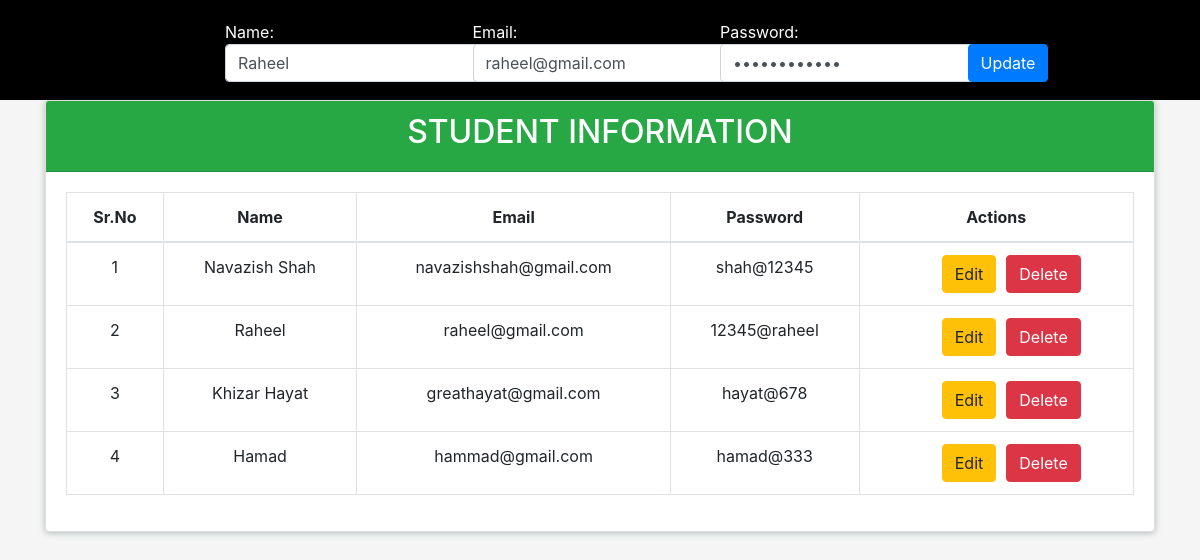
The page /index.php?edit=108 on the database its author committed.
### tables this page shows
CREATE TABLE `students` (
  `id` int(11) NOT NULL,
  `name` varchar(100) DEFAULT NULL,
  `email` varchar(100) DEFAULT NULL,
  `password` varchar(100) DEFAULT NULL
);

### index.php (the view, shortened to what this page needs)
<?php include_once 'db_connection.php';
$update = false;
$name = "";
$email ="";
$password ="";
if(isset($_GET['edit']))
{
  $update =true;
  $id = $_GET['edit'];
  $sql1 ="select * from students where id=$id";
$result = $conn->query($sql1);
$row=$result->fetch_assoc();
$name =$row['name'];
$email =$row['email'];
$password =$row['password'];
}
?>
<!DOCTYPE html>
<html lang="en">
<head>
  <link rel="stylesheet" href="https://stackpath.bootstrapcdn.com/font-awesome/4.7.0/css/font-awesome.min.css">
  <link rel="stylesheet" href="https://maxcdn.bootstrapcdn.com/bootstrap/4.0.0/css/bootstrap.min.css">
</head>
<body>
<div class="container-fluid ">
  <div class="row offset-2">
  <form class="form-inline" action="process.php" method="post">
    <div class="col-md-3">
    <div class="form-group">
      <label for="name">Name:</label><br>
      <input value="<?php echo $name; ?>" type="text" class="form-control" id="name" placeholder="Enter Name" name="name">
    </div>
  </div>
  <div class="col-md-3">
    <div class="form-group">
      <label for="email">Email:</label><br>
      <input value="<?php echo $email; ?>" type="email" class="form-control" id="email" placeholder="Enter email" name="email">
    </div>
  </div>
  <div class="col-md-3">
    <div class="form-group">
      <label for="pwd">Password:</label><br>
      <input value="<?php echo $password; ?>" type="password" class="form-control" id="pwd" placeholder="Enter password" name="pwd">
    </div>
  </div>
  <div class="col-md-1">
     <div class="form-group">
       <label for="pwd"></label><br>
       <?php if($update==true): ?>
      <button type="submit" class="btn btn-primary" name="update">Update</button>
      <?php else: ?>
     <button type="submit" class="btn btn-primary" name="submit">Submit</button>
       <?php endif;?>
    </div>
  </div>
  </form>
  </div>
</div>
<?php
$sql ="select * from students";
$result = $conn->query($sql);
 ?>
<div class="container">
  <div class="card">
  <div class="card-header bg-success">
    <h2 class="text-center text-uppercase text-white">Student Information</h2>
  </div>
  <div class="card-body">
    <div class="table-responsive">
  <table class="table table-bordered  text-center">
    <thead>
      <tr>
        <th>Sr.No</th>
        <th>Name</th>
        <th>Email   </th>
        <th>Password</th>
        <th>Actions</th>
      </tr>
    </thead>
    <tbody>
      <?php
      $serialN_no =1;
      while ($row=$result->fetch_assoc()) {
       ?>
      <tr>
        <td><?php echo $serialN_no++; ?></td>
        <td><?php echo $row['name']; ?></td>
        <td><?php echo $row['email']; ?></td>
        <td><?php echo $row['password']; ?></td>
        <td class="text-center"><a name="edit" href="index.php?edit=<?php echo $row['id']; ?>" class="btn btn-warning">Edit</a><a name="delete" href="process.php?delete=<?php echo $row['id']; ?>" class="btn btn-danger" onclick="return confirm('Do you want to Delete this?');">Delete</a></td>
      </tr>
       <?php } ?>
    </tbody>
  </table>
</div>
</div>
  </div>
</div>
</body>
</html>

### index.php (style rules this page uses)
body { background: #f5f5f5; }
.card { box-shadow: 0 1px 6px rgba(57,73,76,.35); }
.container-fluid { background: #000; height: 100px; }
label { color: white; float: left; }
.btn-warning { margin-right: 10px !important; margin-left: 30px !important; }
form { margin-top: 20px; }

### rows shown on the page
students: name "Raheel", email "raheel@gmail.com", password "12345@raheel"
students: name "Navazish Shah", email "navazishshah@gmail.com", password "shah@12345"
students: name "Khizar Hayat", email "greathayat@gmail.com", password "hayat@678"
students: name "Hamad", email "hammad@gmail.com", password "hamad@333"
